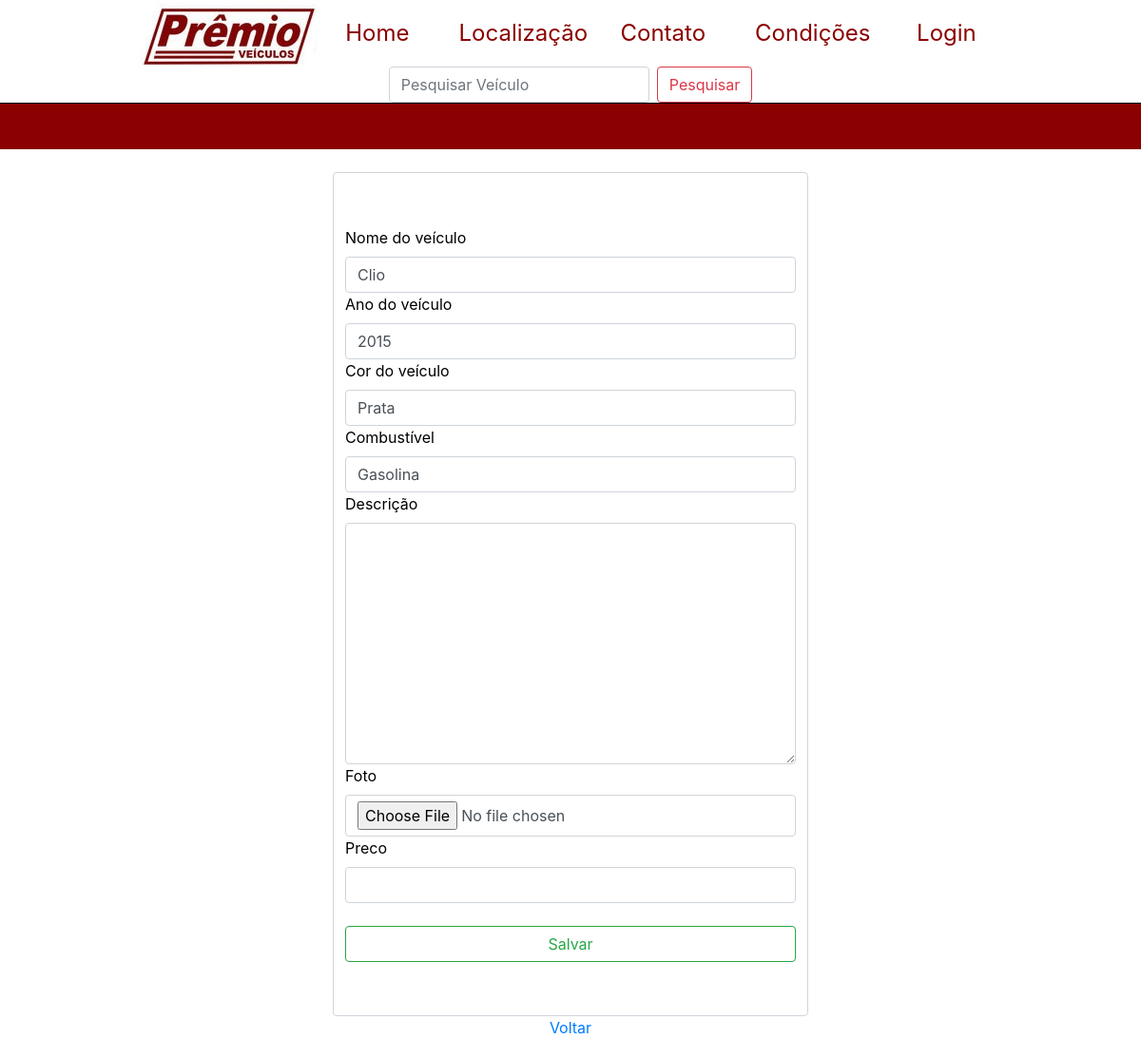
The page /editar/8 on the database as committed earlier.
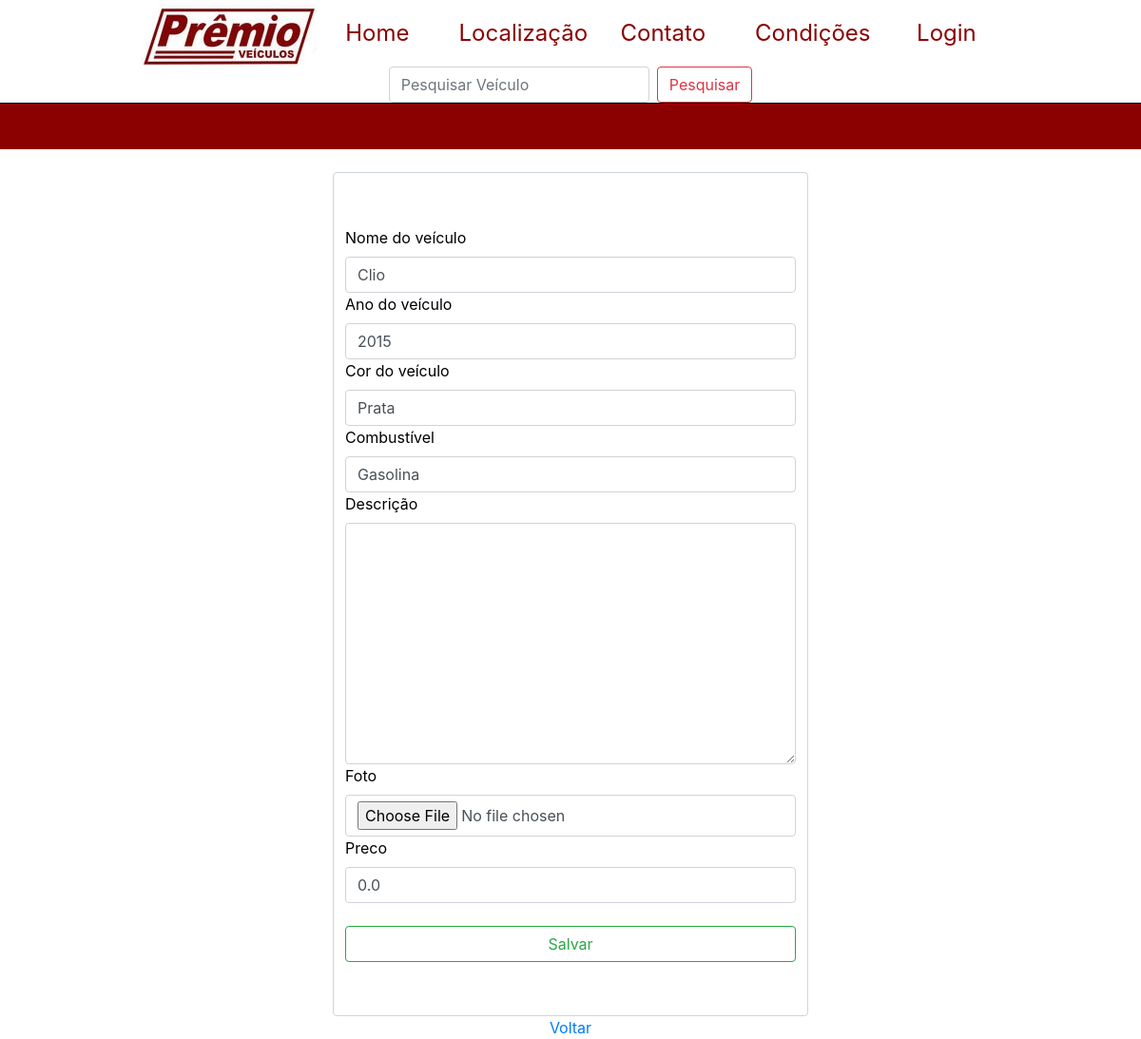
The same page on the database as committed later.
### apps/galeria/models.py (models this page shows, shortened)
class Veiculo(models.Model):
    nome = models.CharField(max_length=150, null=False, blank=False,)
    ano = models.IntegerField(null=False, blank=False,)
    cor = models.CharField(max_length=100, blank=False, null=False)
    combustivel = models.CharField(max_length=150, blank=False, null=False)
    descricao = models.TextField(null=True, blank=True)
    foto = models.ImageField(upload_to='veiculos/imagens', blank=False, null=False)
    data = models.DateTimeField(auto_now_add=True, blank=False)
    publicada = models.BooleanField(default=True)
    preco = models.FloatField(max_length=20, blank=True, null=True, default=0)

### apps/galeria/views.py (the view)
# urls.py: path('editar/<int:veiculo_id>', editar_veiculo, name='editar_veiculo')
def editar_veiculo(request, veiculo_id):
    veiculo = Veiculo.objects.get(id=veiculo_id)
    form = VeiculoForm(instance=veiculo)
    if request.method == 'POST':
        form = VeiculoForm(request.POST, request.FILES, instance=veiculo)
        if form.is_valid():
            form.save()
            messages.success(request, 'Veiculo editado com sucesso!')
            return redirect('index')
    return render(request, 'galeria/editar_veiculo.html', {'form':form, 'veiculo_id':veiculo_id})

### apps/galeria/forms.py
class VeiculoForm(forms.ModelForm):
    class Meta:
        model = Veiculo
        exclude = ['publicada',]
        labels = {
            'nome': 'Nome do veículo',
            'ano': 'Ano do veículo',
            'cor': 'Cor do veículo',
            'combustivel': 'Combustível',
            'descricao': 'Descrição',
            'data': 'Data de registro',
        }
        widgets = {
            'nome': forms.TextInput(attrs={'class': 'form-control'}),
            'ano': forms.TextInput(attrs={'class': 'form-control'}),
            'cor': forms.TextInput(attrs={'class': 'form-control'}),
            'combustivel': forms.TextInput(attrs={'class': 'form-control'}),
            'descricao': forms.Textarea(attrs={'class': 'form-control'}),
            'foto': forms.FileInput(attrs={'class': 'form-control'}),
            'preco': forms.NumberInput(attrs={'class':'form-control'}),
            'data': forms.DateInput(
                format= '%d/%m/%Y',
                attrs={
                    'class': 'form-control',
                    'type': 'date',
                }
            ),
        }

### templates/galeria/editar_veiculo.html (shortened to what this page needs)
{% extends 'shared/base.html' %}
{% load static %}
{% block content %}
<br>
<div style="margin: auto; width: 500px;">
    <form method="post" class="form-control" enctype="multipart/form-data" style="margin: auto;">
        <div style="margin: 50px auto;">
            {% for field in form.visible_fields %}
            <div>
                <label for="field.id_for_label">{{field.label}}</label>
            {{field}}
            </div>
            {% endfor %}
            <br>
        <button class="btn btn-outline-success my-2 my-sm-0" type="submit" style="margin: auto; width: -webkit-fill-available;">Salvar</button>
        </div>
    </form>
    <div style="text-align: center;"><a href="{% url 'imagem' veiculo_id %}">Voltar</a></div>
</div>
{% endblock %}

Rows that differ between the two databases and show on the page:
changed Veiculo "Clio": preco (not shown) → "0.0"
